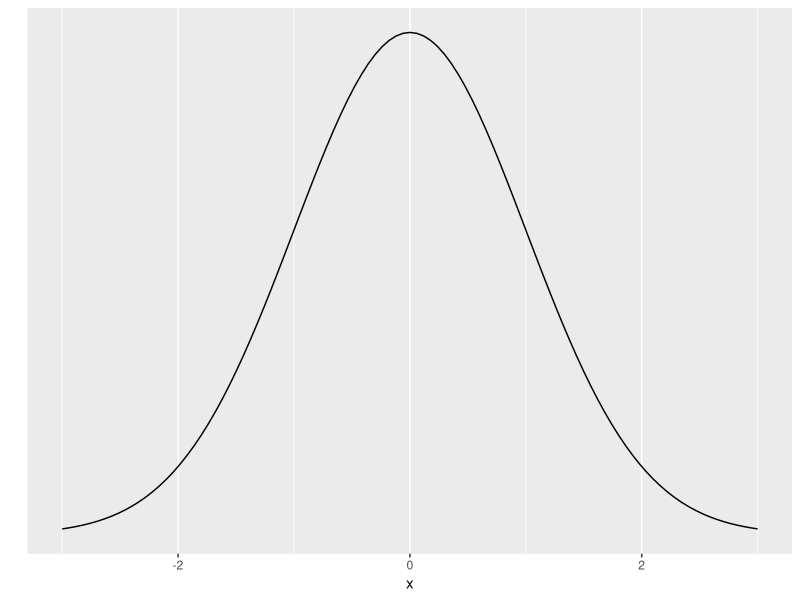
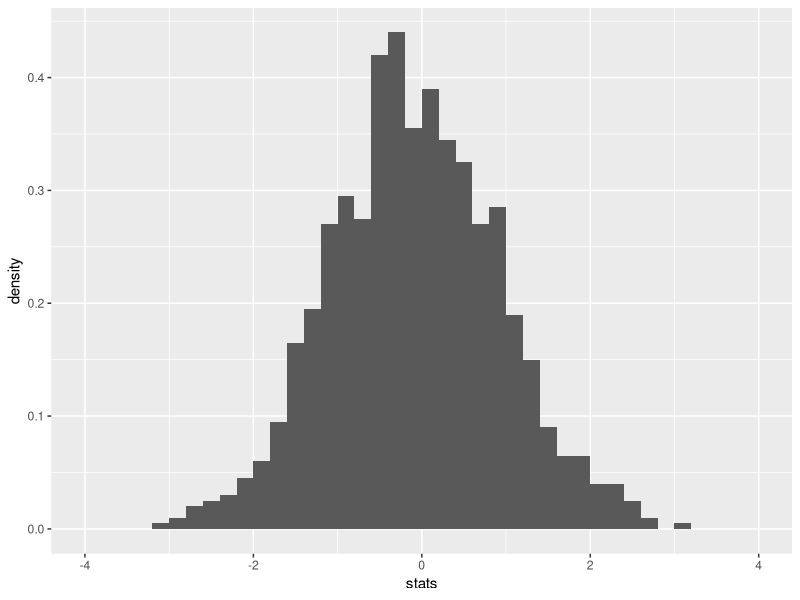
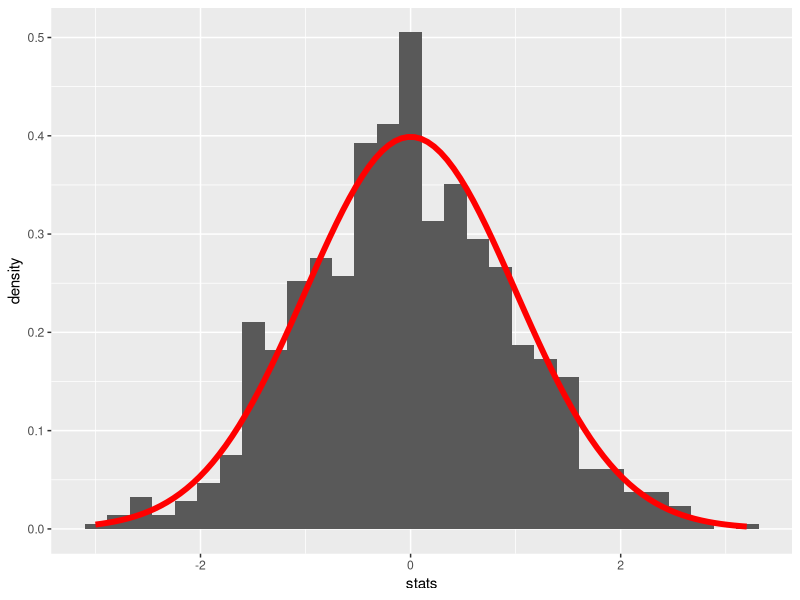

Write R code to recreate these figures, in order.
## ---- chunk 1
knitr::opts_chunk$set(echo = TRUE,warning=FALSE,message=FALSE,fig.width=5,fig.height=3)
## ---- chunk 2

possible.outcomes=2 #Either we get a heads or a tails
p=.5 #This assumes our coin is fair
sample.size=18 #I'm flipping my coin 18 times (represents each of you)
num.experiments=1000 #I'm doing my experiment 1000 times on a 1000 different classes
all.of.my.stats=data.frame(trial=seq(1,num.experiments),stats=NA)
#I am making a blank object that I'm going to fill in
for(j in 1:num.experiments){
  sample=rbinom(sample.size,possible.outcomes-1,p)
  all.of.my.stats[j,]$stats=sum(sample)/18
}
mean.of.null=mean(all.of.my.stats$stats)
sd.of.null = sd(all.of.my.stats$stats)

## ---- chunk 3
library(tidyverse)
 ggplot(data = data.frame(x = c(-3, 3)), aes(x)) +
  stat_function(fun = dnorm, n = 101, args = list(mean = 0, sd = 1)) + ylab("") +
  scale_y_continuous(breaks = NULL)

## ---- chunk 4
pnorm(-1.3)
## ---- chunk 5
possible.outcomes=2 #Either we get a heads or a tails
p=.5 #This assumes our coin is fair
sample.size=400 #I'm flipping my coin 400 times so validity conditions definitely met
num.experiments=1000 #I have 1000 students doing the experiment
all.of.my.stats=data.frame(trial=seq(1,num.experiments),stats=NA)
#I am making a blank object that I'm going to fill in
for(j in 1:num.experiments){
  sample=rbinom(sample.size,possible.outcomes-1,p)
  all.of.my.stats[j,]$stats=(sum(sample)/sample.size-p)/sqrt(p*(1-p)/sample.size)
}

all.of.my.stats %>% ggplot(aes(x=stats))+geom_histogram(aes(y=..density..),breaks=seq(-4, 4, by=.2)) 
## ---- chunk 6
all.of.my.stats %>% ggplot(aes(x=stats))+geom_histogram(aes(y=..density..)) +
  stat_function(fun = dnorm, n = 101, args = list(mean = 0, sd = 1),color="red",lwd=2) 
